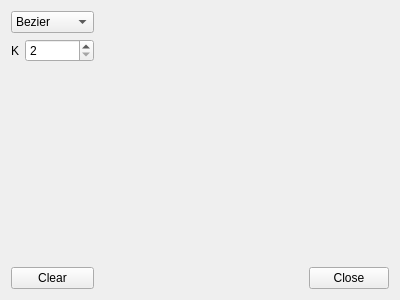
<?xml version="1.0" encoding="UTF-8"?>
<ui version="4.0">
 <class>Widget</class>
 <widget class="QWidget" name="Widget">
  <property name="geometry">
   <rect>
    <x>0</x>
    <y>0</y>
    <width>400</width>
    <height>300</height>
   </rect>
  </property>
  <property name="windowTitle">
   <string>Widget</string>
  </property>
  <layout class="QGridLayout" name="gridLayout">
   <item row="1" column="0">
    <layout class="QFormLayout" name="formLayout">
     <item row="0" column="0">
      <widget class="QLabel" name="label">
       <property name="text">
        <string>K</string>
       </property>
      </widget>
     </item>
     <item row="0" column="1">
      <widget class="QSpinBox" name="spinBox">
       <property name="minimum">
        <number>2</number>
       </property>
       <property name="maximum">
        <number>8</number>
       </property>
      </widget>
     </item>
    </layout>
   </item>
   <item row="2" column="0">
    <spacer name="verticalSpacer">
     <property name="orientation">
      <enum>Qt::Vertical</enum>
     </property>
     <property name="sizeHint" stdset="0">
      <size>
       <width>20</width>
       <height>189</height>
      </size>
     </property>
    </spacer>
   </item>
   <item row="3" column="0">
    <widget class="QPushButton" name="pushButton">
     <property name="text">
      <string>Clear</string>
     </property>
    </widget>
   </item>
   <item row="3" column="1">
    <spacer name="horizontalSpacer">
     <property name="orientation">
      <enum>Qt::Horizontal</enum>
     </property>
     <property name="sizeHint" stdset="0">
      <size>
       <width>201</width>
       <height>20</height>
      </size>
     </property>
    </spacer>
   </item>
   <item row="3" column="2">
    <widget class="QPushButton" name="pushButton_2">
     <property name="text">
      <string>Close</string>
     </property>
    </widget>
   </item>
   <item row="0" column="0">
    <widget class="QComboBox" name="comboBox">
     <item>
      <property name="text">
       <string>Bezier</string>
      </property>
     </item>
     <item>
      <property name="text">
       <string>BSpline</string>
      </property>
     </item>
     <item>
      <property name="text">
       <string>Lagrange</string>
      </property>
     </item>
    </widget>
   </item>
   <item row="0" column="1" colspan="2">
    <spacer name="horizontalSpacer_2">
     <property name="orientation">
      <enum>Qt::Horizontal</enum>
     </property>
     <property name="sizeHint" stdset="0">
      <size>
       <width>40</width>
       <height>20</height>
      </size>
     </property>
    </spacer>
   </item>
  </layout>
 </widget>
 <layoutdefault spacing="6" margin="11"/>
 <resources/>
 <connections/>
</ui>
